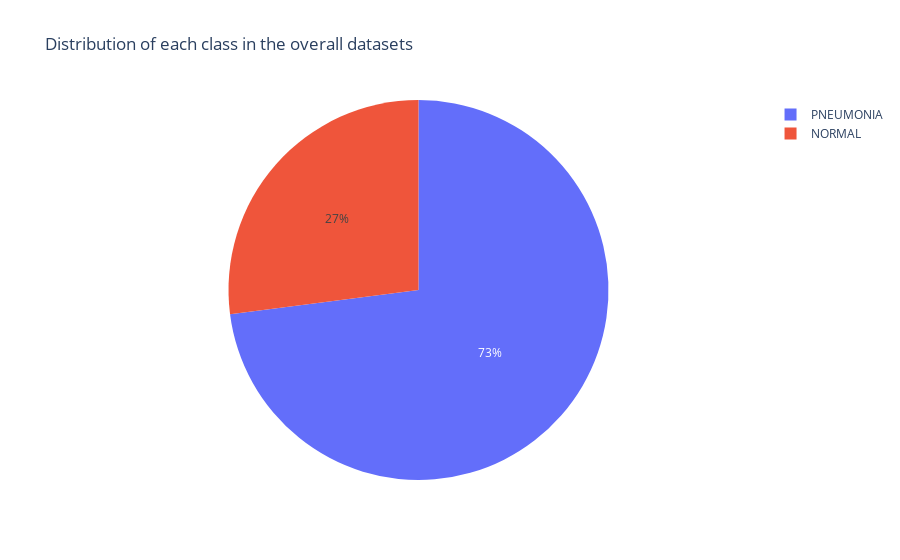

Source (notebook cell):
### Code cell
fig = px.pie(split_count_df, values='counts', names='xrays', title = 'Distribution of each class in the overall datasets')
fig.show()

### Figure 1 — Plotly figure (JSON) as saved in the notebook; plotly's stock layout.template omitted (floating-point values rounded to 4 significant figures)
{"data": [{"domain": {"x": [0, 1], "y": [0, 1]}, "hovertemplate": "xrays=%{label}<br>counts=%{value}<extra></extra>", "labels": ["NORMAL", "PNEUMONIA", "NORMAL", "PNEUMONIA", "NORMAL", "PNEUMONIA"], "legendgroup": "", "name": "", "showlegend": true, "type": "pie", "values": [234, 390, 1341, 3875, 8, 8]}], "layout": {"legend": {"tracegroupgap": 0}, "title": {"text": "Distribution of each class in the overall datasets"}}}
